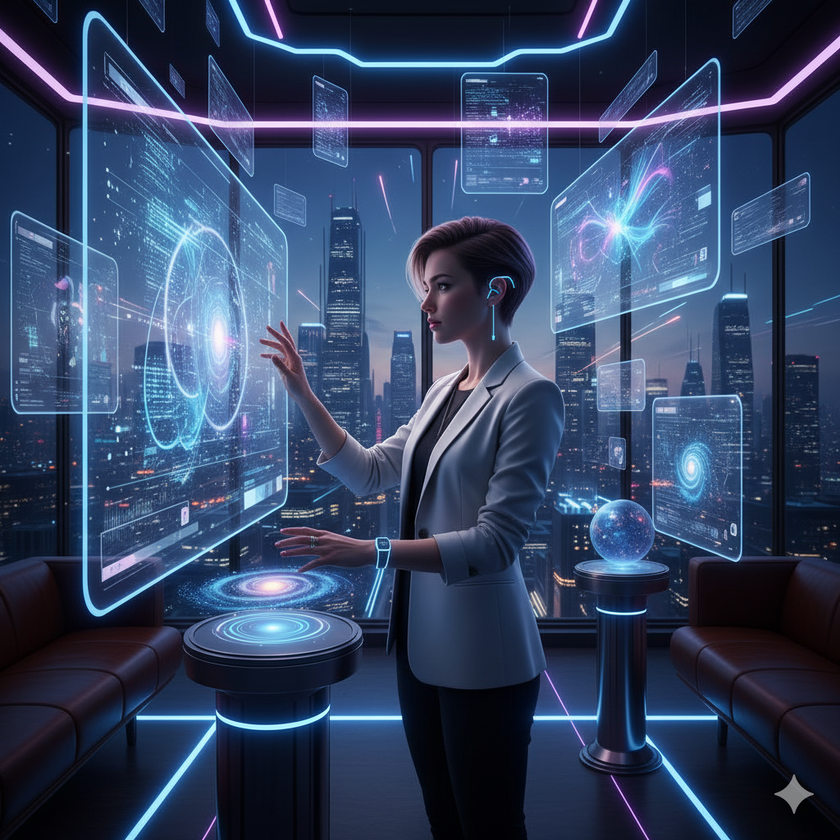
#> input picture buoi2/Gemini_Generated_Image_ywvle3ywvle3ywvl.png, 840 x 840 px, shrunk from 1024 x 1024 before the run, found by its file name
$ python bai1.py
#> lines starting #> are read from the running program, lines starting #| are printed output that depends on the picture; after the words box and inside, x2 and y2 are one past the last pixel; in counts of white or black regions, pixels touching at a corner belong together
import cv2

path = "G:/hcmute/semeter1-term2-2526/XLAS/code/buoi2/Gemini_Generated_Image_ywvle3ywvle3ywvl.png"

img = cv2.imread(path)
#> img is the input picture: shape (840, 840, 3); mean B, G, R 99.3, 68.7, 52.4
gray = cv2.cvtColor(img, cv2.COLOR_BGR2GRAY)
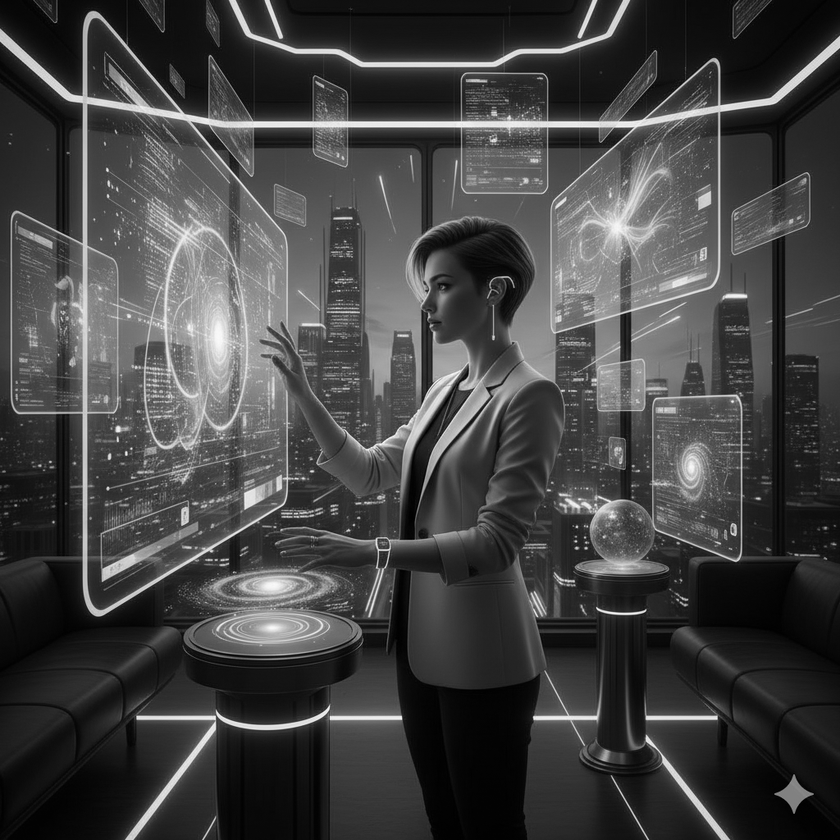
#> gray: shape (840, 840); min 0, max 254, mean 67.3
_, bw = cv2.threshold(gray, 127, 255, cv2.THRESH_BINARY)
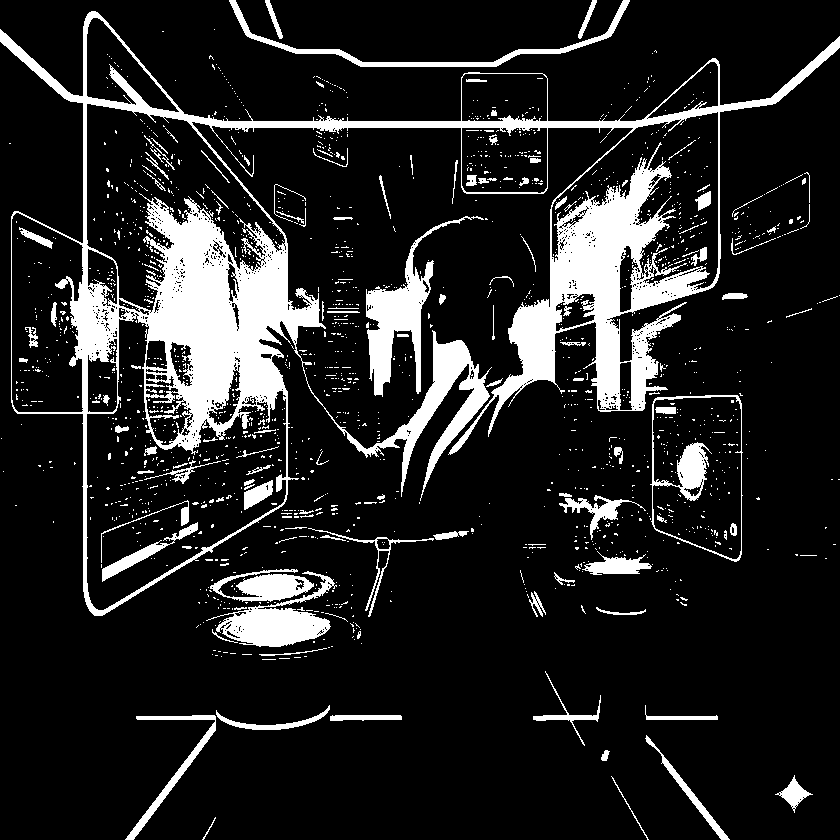
#> bw: shape (840, 840); 14.1% white; 1679 white regions (1552 under 20 px), largest, box (x1, y1, x2, y2) and area: (0, 11, 840, 616) 65485, (366, 216, 484, 397) 4655, (206, 571, 337, 647) 3581

cv2.imshow("Color", img)
cv2.imshow("Grayscale", gray)
cv2.imshow("Black_and_White", bw)
cv2.waitKey(0)
cv2.destroyAllWindows()
